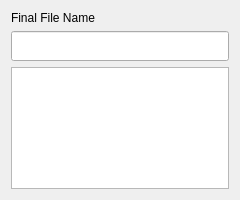
<?xml version="1.0" encoding="UTF-8"?>
<ui version="4.0">
 <class>Form</class>
 <widget class="QWidget" name="Form">
  <property name="geometry">
   <rect>
    <x>0</x>
    <y>0</y>
    <width>240</width>
    <height>200</height>
   </rect>
  </property>
  <property name="minimumSize">
   <size>
    <width>200</width>
    <height>200</height>
   </size>
  </property>
  <property name="maximumSize">
   <size>
    <width>240</width>
    <height>200</height>
   </size>
  </property>
  <property name="windowTitle">
   <string>Form</string>
  </property>
  <layout class="QVBoxLayout" name="verticalLayout_5">
   <item>
    <widget class="QLabel" name="label">
     <property name="text">
      <string>Final File Name</string>
     </property>
    </widget>
   </item>
   <item>
    <widget class="QLineEdit" name="lineEdit">
     <property name="minimumSize">
      <size>
       <width>0</width>
       <height>30</height>
      </size>
     </property>
     <property name="maximumSize">
      <size>
       <width>16777215</width>
       <height>30</height>
      </size>
     </property>
    </widget>
   </item>
   <item>
    <widget class="QTextEdit" name="textEdit"/>
   </item>
  </layout>
 </widget>
 <resources/>
 <connections/>
</ui>
